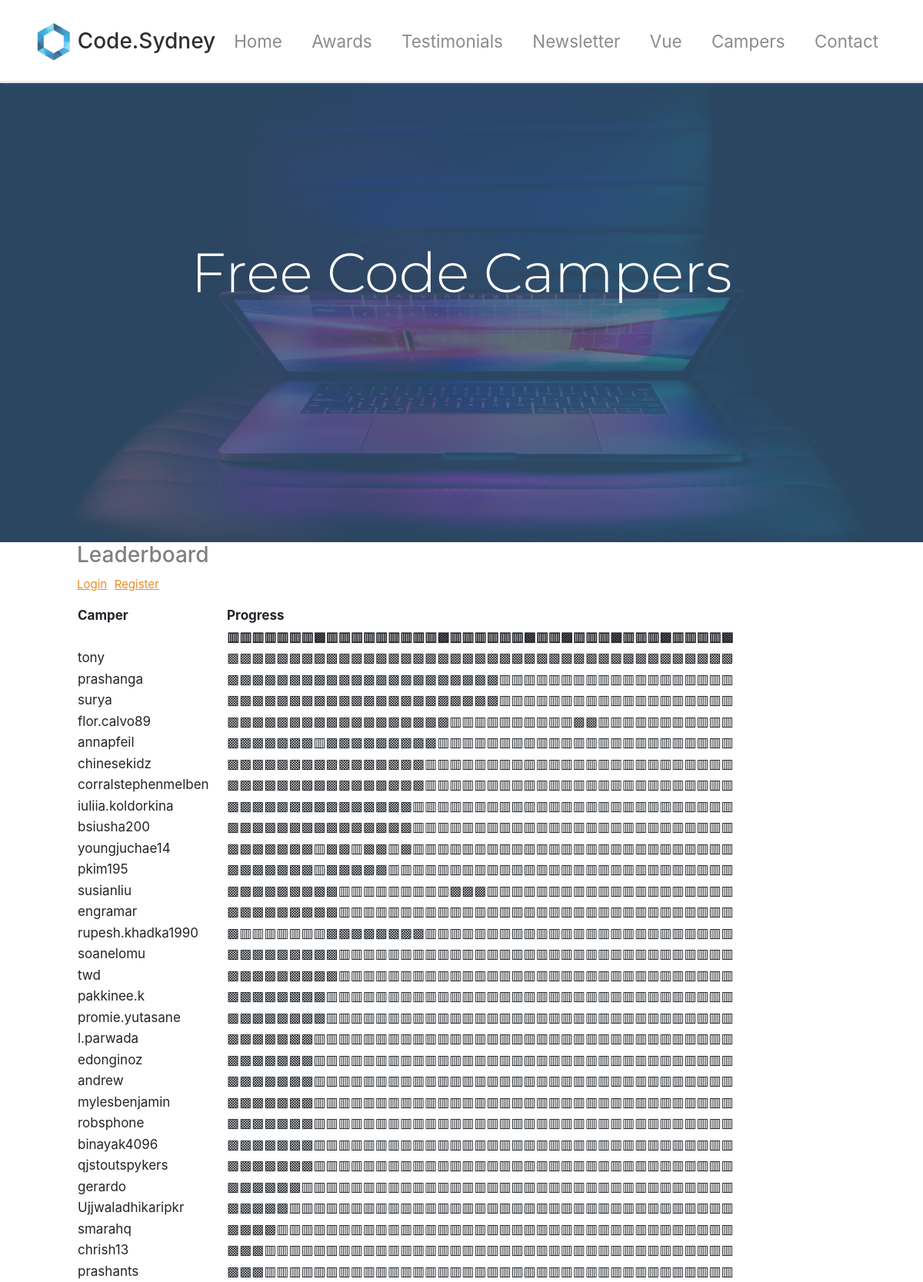
/fccleaderboard (upper part), run on the app's committed database.
### tables this page shows
CREATE TABLE "fccdashboardtable" (
	`Name`	TEXT,
	`Email`	TEXT,
	`Password`	TEXT,
	`Completed_Count`	INTEGER NOT NULL,
	`A1`	TEXT,
	`A2`	TEXT,
	`A3`	TEXT,
	`A4`	TEXT,
	`A5`	TEXT,
	`A6`	TEXT,
	`A7`	TEXT,
	`A8`	TEXT,
	`B1`	TEXT,
	`B2`	TEXT,
	`B3`	TEXT,
	`B4`	TEXT,
	`B5`	TEXT,
	`B6`	TEXT,
	`B7`	TEXT,
	`B8`	TEXT,
	`B9`	TEXT,
	`B10`	TEXT,
	`C1`	TEXT,
	`C2`	TEXT,
	`C3`	TEXT,
	`C4`	TEXT,
	`C5`	TEXT,
	`C6`	TEXT,
	`C7`	TEXT,
	`D1`	TEXT,
	`D2`	TEXT,
	`D3`	TEXT,
	`E1`	TEXT,
	`E2`	TEXT,
	`E3`	TEXT,
	`E4`	TEXT,
	`F1`	TEXT,
	`F2`	TEXT,
	`F3`	TEXT,
	`F4`	TEXT,
	`G1`	TEXT,
	`G2`	TEXT,
	`G3`	TEXT,
	`G4`	TEXT,
	`G5`	TEXT,
	PRIMARY KEY(`Email`)
);

### app.py (the view)
@app.route('/fccleaderboard', methods=['GET', 'POST'])
def fccleaderboard():
    db = get_db()
    fccamperslist = []
    try:
        cur = db.execute('SELECT Name, Email, Password, Completed_Count, \
                                 A1, A2, A3, A4, A5, A6, A7, A8, \
                                 B1, B2, B3, B4, B5, B6, B7, B8, B9, B10, \
                                 C1, C2, C3, C4, C5, C6, C7, \
                                 D1, D2, D3, \
                                 E1, E2, E3, E4, \
                                 F1, F2, F3, F4, \
                                 G1, G2, G3, G4, G5 \
                            from fccdashboardtable \
                            order by Completed_Count desc')
    except Exception as e:
        print('Exception: ',e)
    res = cur.fetchall()
    for row in res:
        statuslisttemp = []
        name  = row[0]
        for i in range(4,45):
            status = row[i]
            if status == 'Completed':
                statuslisttemp.append('▩')
            else:
                statuslisttemp.append('▥')
        statuslist = "".join(str(x) for x in statuslisttemp)
        name_string = "".join(str(name))
        selected_fields = [name_string,statuslist]
        fccamperslist.append(selected_fields)
    return render_template('fccleaderboard.html',
                           fccamperslist=fccamperslist)

### database.py (called while the page is built)
def connect_db():
    sql = sqlite3.connect('/Users/engramarbollas/Projects/codesydneywebsite/codesydney.db')
    sql.row_factory = sqlite3.Row
    return sql

def get_db():
    if not hasattr(g, 'sqlite_db'):
        g.sqlite_db = connect_db()
    return g.sqlite_db

### templates/fccleaderboard.html (shortened to what this page needs)
{% extends 'layout.html' %}
{% block content %}
  <section id="showcase">
    <div class="primary-overlay text-white">
      <div class="container">
        <div class="row">
          <div class="col-lg-12 text-center mt-5">
            <h1 class="display-3 mt-5 pt-5 top-spacing" style="font-family:Montserrat;">
              Free Code Campers
            </h1>
           </div>
         </div>
      </div>
    </div>
  </section>
<body>
<h3 style="margin-left:100px; color: gray">Leaderboard</h3>
<p>
  <a href="{{ url_for('fccleaderboardlogin') }}" style="font-size:15px;color:#EB8B24;margin-left:100px"><u>Login</u></a>
  <a href="{{ url_for('fccleaderboardregister') }}" style="font-size:15px;color:#EB8B24;margin-left:5px"><u>Register</u></a>
</p>
<div>
  <table style="font-size:17px;width:76%;text-align:left;font-weight:normal;margin-left:100px" border="0">
  <tr>
    <th>Camper</th>
    <th>Progress</th>
  </tr>
  <tr>
    <th></th>
    <th>▥▥▥▥▥▥▥▩▥▥▥▥▥▥▥▥▥▩▥▥▥▥▥▥▩▥▥▩▥▥▥▩▥▥▥▩▥▥▥▥▩</th>
  </tr>
  {% for fccampers in fccamperslist %}
  <tr>
    <td>{% print fccampers[0] %}</td>
    <td>{% print fccampers[1] %}</td>
  </tr>
  {% endfor %}
  </table>
</div>
</body>
{% endblock content %}

### templates/layout.html (shortened to what this page needs)
<!DOCTYPE html>
<html lang="en">
<head>
  <link rel="stylesheet" href="https://use.fontawesome.com/releases/v5.0.13/css/all.css"
>
  <link rel="stylesheet" href="{{ url_for('static', filename='css/bootstrap.css') }}">
  <link rel="stylesheet" href="{{ url_for('static', filename='css/style.css') }}">
  <link rel="stylesheet" href="{{ url_for('static', filename='css/Data-Table-1.css') }}">
  <link rel="stylesheet" href="{{ url_for('static', filename='css/Data-Table.css') }}">
  <link rel="stylesheet" href="https://cdn.datatables.net/1.10.15/css/dataTables.bootstrap.min.css">
</head>
<body id="home" data-spy="scroll" data-target="#main-nav" data-offset="100">
    {% include 'includes/_navbar.html' %}
    {% block content %}{% endblock %}
</body>
</html>

### templates/includes/_navbar.html (shortened to what this page needs)
<nav class="navbar navbar-expand-md navbar-light fixed-top py-4" id="main-nav">
<div class="container">
  <a href="{{ url_for('index') }}" class="navbar-brand">
    <img src="{{ url_for('static', filename='img/logo.png') }}" width="50" height="50" alt="">
    <h3 class="d-inline align-middle">Code.Sydney</h3>
  </a>
  {% if messages %}
  {% else %}
  <div class="collapse navbar-collapse" id="navbarCollapse">
    <ul class="navbar-nav ml-auto">
      <li class="nav-item">
        <a href="{{ url_for('index') }}" class="nav-link">Home</a>
      </li>
      <li class="nav-item">
        <a href="{{ url_for('awards') }}"  class="nav-link">Awards</a>
      </li>
      <li class="nav-item">
        <a href="{{ url_for('testimonials') }}" class="nav-link">Testimonials</a>
      </li>
      <li class="nav-item">
        <a href="{{ url_for('newsletter') }}" class="nav-link">Newsletter</a>
      </li>
      <li class="nav-item">
        <a href="{{ url_for('microbootcamp') }}" class="nav-link">Vue</a>
      </li>
      <li class="nav-item">
        <a href="{{ url_for('fccleaderboard') }}" class="nav-link">Campers</a>
      </li>
      <li class="nav-item">
        <a href="{{ url_for('contact') }}" class="nav-link">Contact</a>
      </li>
    </ul>
  </div>
  {% endif %}
</div>
</nav>

### static/css/style.css (style rules this page uses)
body { margin-top: 105px; }
.navbar { box-shadow: 2px 2px 5px #355878; opacity: 0.9; background: #fff; }
.navbar .nav-item { font-size: 1.4rem; padding-right: 1.4rem; }
#showcase { position: relative; background: url("../img/background.jpg") no-repeat; background-size: cover; min-height: 600px; }
#showcase .primary-overlay { background: rgba(53, 88, 120, 0.8); position: absolute; top: 0; left: 0; width: 100%; height: 100%; }
.top-spacing { margin-top: 110px !important; }

### data on the page
fccdashboardtable: Name "tony", print "▩▩▩▩▩▩▩▩▩▩▩▩▩▩▩▩▩▩▩▩▩▩▩▩▩▩▩▩▩▩▩▩▩▩▩▩▩▩▩▩▩"
fccdashboardtable: Name "prashanga", print "▩▩▩▩▩▩▩▩▩▩▩▩▩▩▩▩▩▩▩▩▩▩▥▥▥▥▥▥▥▥▥▥▥▥▥▥▥▥▥▥▥"
fccdashboardtable: Name "surya", print "▩▩▩▩▩▩▩▩▩▩▩▩▩▩▩▩▩▩▩▩▩▩▥▥▥▥▥▥▥▥▥▥▥▥▥▥▥▥▥▥▥"
fccdashboardtable: Name "flor.calvo89", print "▩▩▩▩▩▩▩▩▩▩▩▩▩▩▩▩▩▩▥▥▥▥▥▥▥▥▥▥▩▩▥▥▥▥▥▥▥▥▥▥▥"
fccdashboardtable: Name "annapfeil", print "▩▩▩▩▩▩▩▥▩▩▩▩▩▩▩▩▩▥▥▥▥▥▥▥▥▥▥▥▥▥▥▥▥▥▥▥▥▥▥▥▥"
fccdashboardtable: Name "chinesekidz", print "▩▩▩▩▩▩▩▩▩▩▩▩▩▩▩▩▥▥▥▥▥▥▥▥▥▥▥▥▥▥▥▥▥▥▥▥▥▥▥▥▥"
fccdashboardtable: Name "corralstephenmelben", print "▩▩▩▩▩▩▩▩▩▩▩▩▩▩▩▩▥▥▥▥▥▥▥▥▥▥▥▥▥▥▥▥▥▥▥▥▥▥▥▥▥"
fccdashboardtable: Name "iuliia.koldorkina", print "▩▩▩▩▩▩▩▩▩▩▩▩▩▩▩▥▥▥▥▥▥▥▥▥▥▥▥▥▥▥▥▥▥▥▥▥▥▥▥▥▥"
fccdashboardtable: Name "bsiusha200", print "▩▩▩▩▩▩▩▩▩▩▩▩▩▩▩▥▥▥▥▥▥▥▥▥▥▥▥▥▥▥▥▥▥▥▥▥▥▥▥▥▥"
fccdashboardtable: Name "youngjuchae14", print "▩▩▩▩▩▩▩▥▩▩▥▩▩▥▩▥▥▥▥▥▥▥▥▥▥▥▥▥▥▥▥▥▥▥▥▥▥▥▥▥▥"
fccdashboardtable: Name "pkim195", print "▩▩▩▩▩▩▩▥▩▩▩▩▩▥▥▥▥▥▥▥▥▥▥▥▥▥▥▥▥▥▥▥▥▥▥▥▥▥▥▥▥"
fccdashboardtable: Name "susianliu", print "▩▩▩▩▩▩▩▩▩▥▥▥▥▥▥▥▥▥▩▩▩▥▥▥▥▥▥▥▥▥▥▥▥▥▥▥▥▥▥▥▥"
fccdashboardtable: Name "engramar", print "▩▩▩▩▩▩▩▩▩▥▥▥▥▥▥▥▥▥▥▥▥▥▥▥▥▥▥▥▥▥▥▥▥▥▥▥▥▥▥▥▥"
fccdashboardtable: Name "rupesh.khadka1990", print "▩▥▥▥▥▥▥▥▩▩▩▩▩▩▩▩▥▥▥▥▥▥▥▥▥▥▥▥▥▥▥▥▥▥▥▥▥▥▥▥▥"
fccdashboardtable: Name "soanelomu", print "▩▩▩▩▩▩▩▩▩▥▥▥▥▥▥▥▥▥▥▥▥▥▥▥▥▥▥▥▥▥▥▥▥▥▥▥▥▥▥▥▥"
fccdashboardtable: Name "twd", print "▩▩▩▩▩▩▩▩▩▥▥▥▥▥▥▥▥▥▥▥▥▥▥▥▥▥▥▥▥▥▥▥▥▥▥▥▥▥▥▥▥"
fccdashboardtable: Name "pakkinee.k", print "▩▩▩▩▩▩▩▩▥▥▥▥▥▥▥▥▥▥▥▥▥▥▥▥▥▥▥▥▥▥▥▥▥▥▥▥▥▥▥▥▥"
fccdashboardtable: Name "promie.yutasane", print "▩▩▩▩▩▩▩▩▥▥▥▥▥▥▥▥▥▥▥▥▥▥▥▥▥▥▥▥▥▥▥▥▥▥▥▥▥▥▥▥▥"
fccdashboardtable: Name "l.parwada", print "▩▩▩▩▩▩▩▥▥▥▥▥▥▥▥▥▥▥▥▥▥▥▥▥▥▥▥▥▥▥▥▥▥▥▥▥▥▥▥▥▥"
fccdashboardtable: Name "edonginoz", print "▩▩▩▩▩▩▩▥▥▥▥▥▥▥▥▥▥▥▥▥▥▥▥▥▥▥▥▥▥▥▥▥▥▥▥▥▥▥▥▥▥"
fccdashboardtable: Name "andrew", print "▩▩▩▩▩▩▩▥▥▥▥▥▥▥▥▥▥▥▥▥▥▥▥▥▥▥▥▥▥▥▥▥▥▥▥▥▥▥▥▥▥"
fccdashboardtable: Name "mylesbenjamin", print "▩▩▩▩▩▩▩▥▥▥▥▥▥▥▥▥▥▥▥▥▥▥▥▥▥▥▥▥▥▥▥▥▥▥▥▥▥▥▥▥▥"
fccdashboardtable: Name "robsphone", print "▩▩▩▩▩▩▩▥▥▥▥▥▥▥▥▥▥▥▥▥▥▥▥▥▥▥▥▥▥▥▥▥▥▥▥▥▥▥▥▥▥"
fccdashboardtable: Name "binayak4096", print "▩▩▩▩▩▩▩▥▥▥▥▥▥▥▥▥▥▥▥▥▥▥▥▥▥▥▥▥▥▥▥▥▥▥▥▥▥▥▥▥▥"
fccdashboardtable: Name "qjstoutspykers", print "▩▩▩▩▩▩▩▥▥▥▥▥▥▥▥▥▥▥▥▥▥▥▥▥▥▥▥▥▥▥▥▥▥▥▥▥▥▥▥▥▥"
fccdashboardtable: Name "gerardo", print "▩▩▩▩▩▩▥▥▥▥▥▥▥▥▥▥▥▥▥▥▥▥▥▥▥▥▥▥▥▥▥▥▥▥▥▥▥▥▥▥▥"
fccdashboardtable: Name "Ujjwaladhikaripkr", print "▩▩▩▩▩▥▥▥▥▥▥▥▥▥▥▥▥▥▥▥▥▥▥▥▥▥▥▥▥▥▥▥▥▥▥▥▥▥▥▥▥"
fccdashboardtable: Name "smarahq", print "▩▩▩▩▥▥▥▥▥▥▥▥▥▥▥▥▥▥▥▥▥▥▥▥▥▥▥▥▥▥▥▥▥▥▥▥▥▥▥▥▥"
fccdashboardtable: Name "chrish13", print "▩▩▩▥▥▥▥▥▥▥▥▥▥▥▥▥▥▥▥▥▥▥▥▥▥▥▥▥▥▥▥▥▥▥▥▥▥▥▥▥▥"
fccdashboardtable: print "prashants", print "▩▩▩▥▥▥▥▥▥▥▥▥▥▥▥▥▥▥▥▥▥▥▥▥▥▥▥▥▥▥▥▥▥▥▥▥▥▥▥▥▥"
